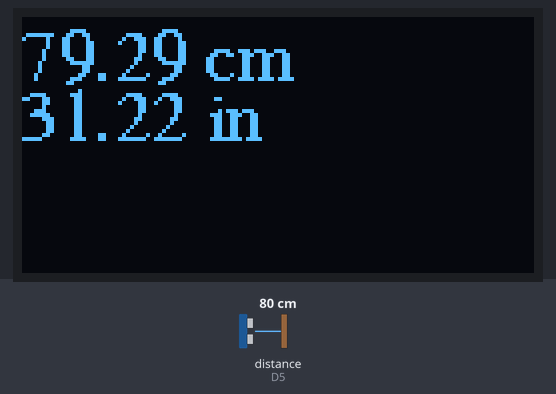
The sketch below on a simulated ESP8266 (NodeMCU). Shown: 128×64 one-colour display. Wiring (inferred from the names in the program): ultrasonic range finder: trigger D6; echo D5. The inputs (shaded band) are chosen by the test bench; at power-on: distance to the obstacle (sensor on D5) 80 cm. The echo pulse lasts 58.3 µs per cm; what the sketch prints to the serial monitor is not drawn.

Above: at 1.7 s.
1.8 s: distance to the obstacle (sensor on D5) set to 4 cm
At 3.0 s:
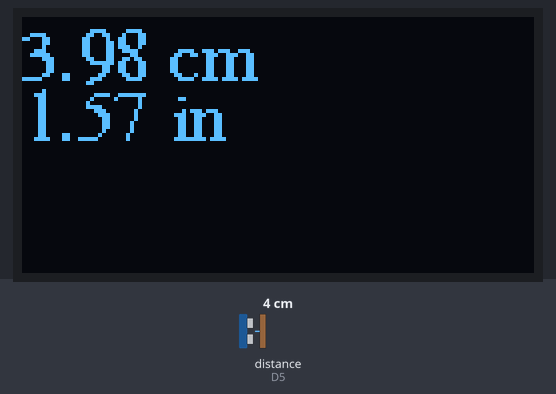
3.6 s: distance to the obstacle (sensor on D5) set to 2 cm
At 4.7 s:
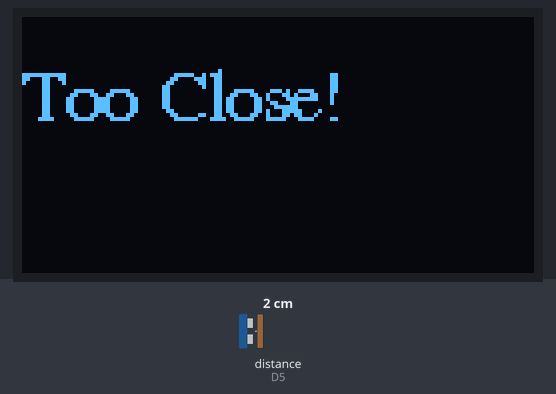
5.2 s: distance to the obstacle (sensor on D5) set to 9 cm
At 6.3 s:
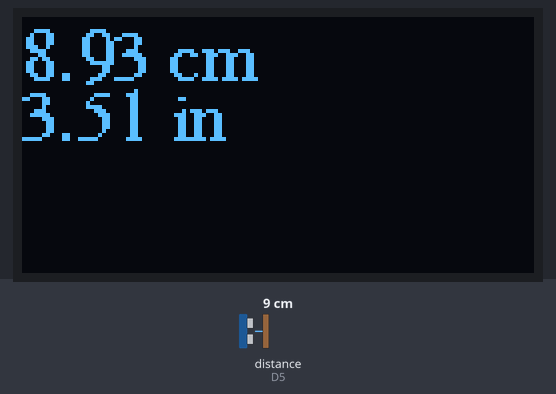
Timing chart, 0 to 8.2 s (numbered marks = the images above; inputs shaded):
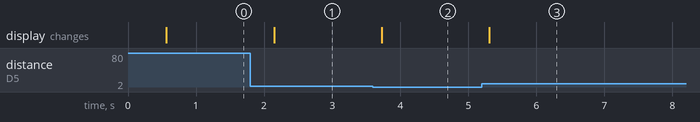

Measured:
- the behaviour switches between 3 and 2 cm on distance to the obstacle (sensor on D5) (found by bisection; images 1 and 2)
- after the input at 1.8 s, the display: changes after 0.35 s (image 1)
- after the input at 3.6 s, the display: changes after 0.13 s (image 2)
- after the input at 5.2 s, the display: changes after 0.11 s (image 3)

The sketch:

ULTRA_SONIC_WITH_OLED.ino
```cpp
#include <Wire.h>
#include <Adafruit_GFX.h>
#include <Adafruit_SSD1306.h>
#include <Fonts/FreeSerif9pt7b.h> //optional for font use

#define SCREEN_WIDTH 128 // OLED display width, in pixels
#define SCREEN_HEIGHT 64 // OLED display height, in pixels

// Declaration for an SSD1306 display connected to I2C (SDA, SCL pins)
Adafruit_SSD1306 display(SCREEN_WIDTH, SCREEN_HEIGHT, &Wire, -1);

const int trigPin = D6;
const int echoPin = D5;

#define SOUND_VELOCITY 0.034 // 20 degree -> 340 m/s
#define CM_TO_INCH 0.393701  // to convert cm to inch
#define MIN_DISTANCE_CM 2    // reliable minimum distance
#define MAX_DISTANCE_CM 400  // HC-SR04 maximum range

void setup() {
  Serial.begin(115200);
  pinMode(trigPin, OUTPUT);
  pinMode(echoPin, INPUT);

  if(!display.begin(SSD1306_SWITCHCAPVCC, 0x3C)) {
    Serial.println(F("SSD1306 allocation failed"));
    for(;;);
  }
  delay(500);

  display.setFont(&FreeSerif9pt7b);  //optional
  display.clearDisplay();
  display.setTextSize(1);
  display.setTextColor(WHITE);
}

void loop() {
  // Clear trigger
  digitalWrite(trigPin, LOW);
  delayMicroseconds(2);

  // Send trigger pulse
  digitalWrite(trigPin, HIGH);
  delayMicroseconds(10);
  digitalWrite(trigPin, LOW);

  // Measure echo duration
  long duration = pulseIn(echoPin, HIGH, 30000); // timeout after 30ms (~5m)

  display.clearDisplay();   // always clear screen before writing
  display.setCursor(0, 25); // y-position for centered text

  if (duration == 0) {
    Serial.println("No echo detected (object too close or out of range).");
    display.print("No Echo");
  }
  else {
    float distanceCm = (duration * SOUND_VELOCITY) / 2;

    if (distanceCm < MIN_DISTANCE_CM) {
      Serial.println("Object too close!");
      display.print("Too Close!");
    }
    else if (distanceCm > MAX_DISTANCE_CM) {
      Serial.println("Object out of range!");
      display.print("Out of Range!");
    }
    else {
      // Valid distance
      float distanceInch = distanceCm * CM_TO_INCH;
      Serial.print("Distance (cm): ");
      Serial.println(distanceCm);
      Serial.print("Distance (inch): ");
      Serial.println(distanceInch);

      // Show both cm and inch on OLED
      display.setCursor(0, 15);
      display.print(distanceCm); // 1 decimal place
      display.print(" cm");

      display.setCursor(0, 30);
      display.print(distanceInch);
      display.print(" in");
    }
  }

  display.display();
  delay(500);
}
```
